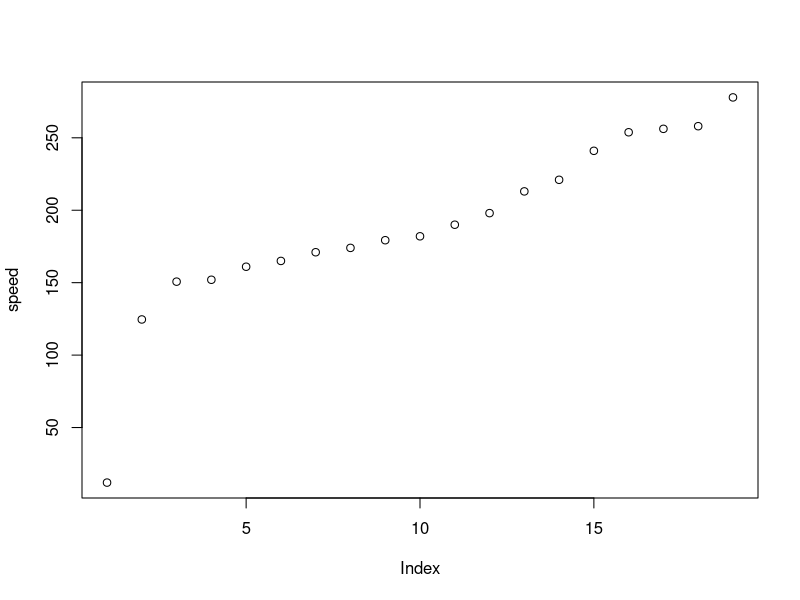
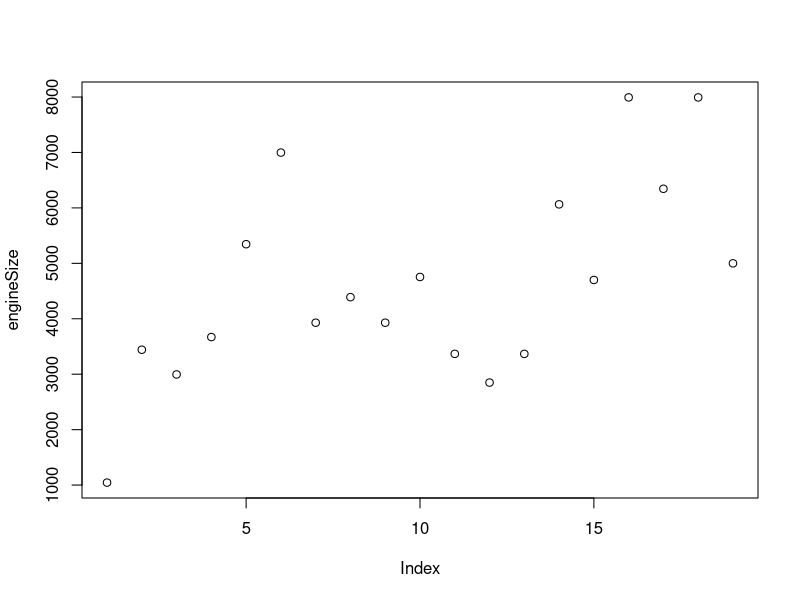
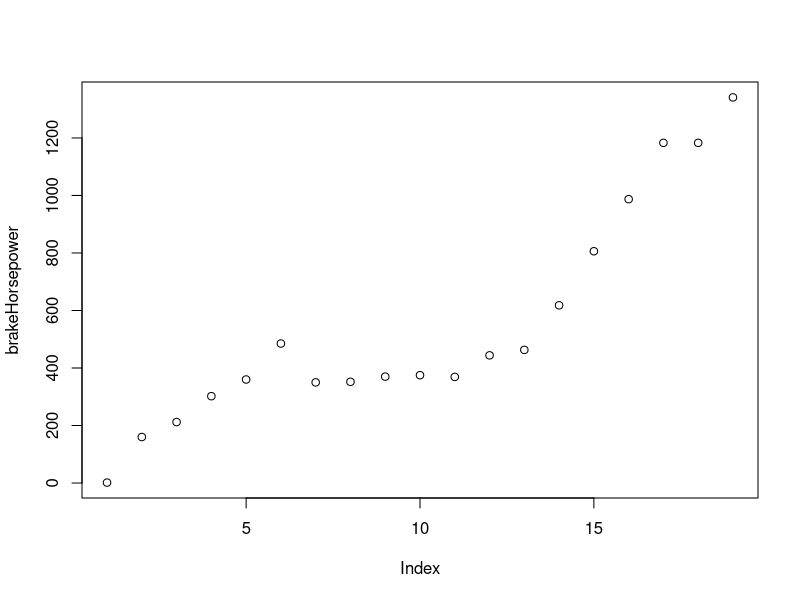
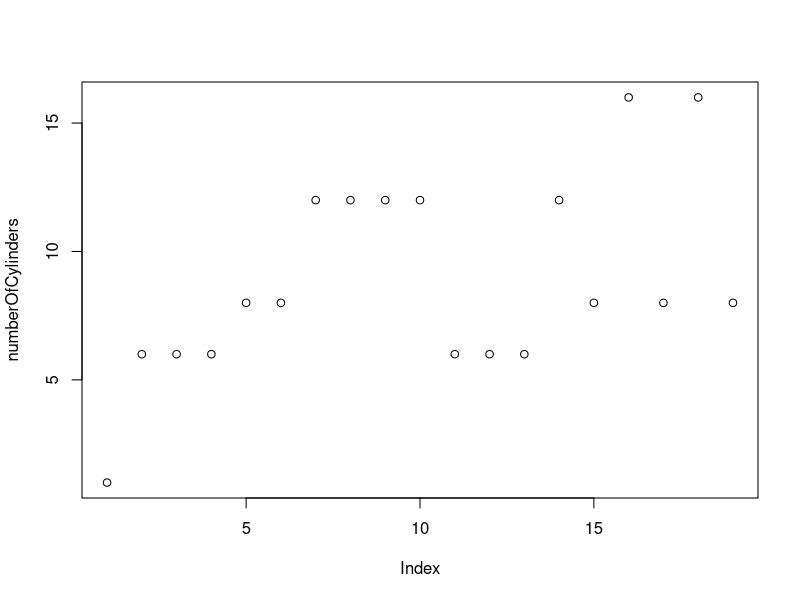
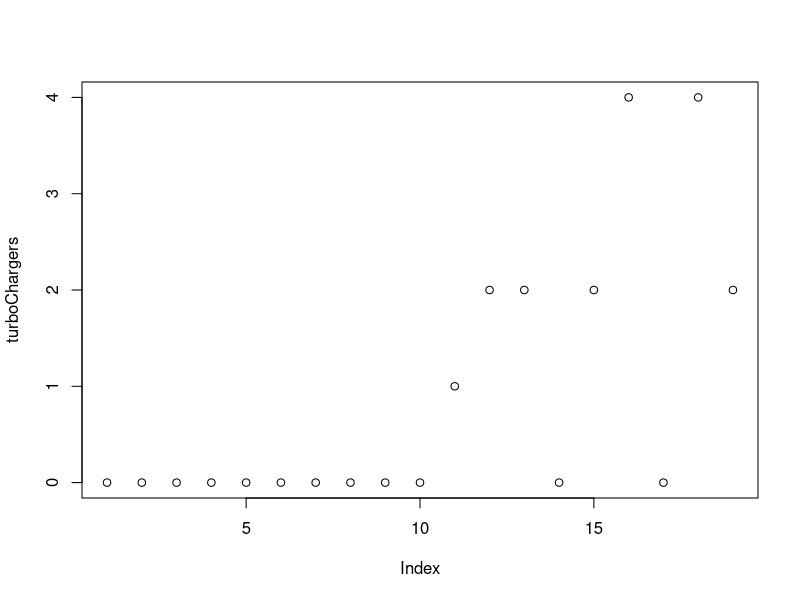
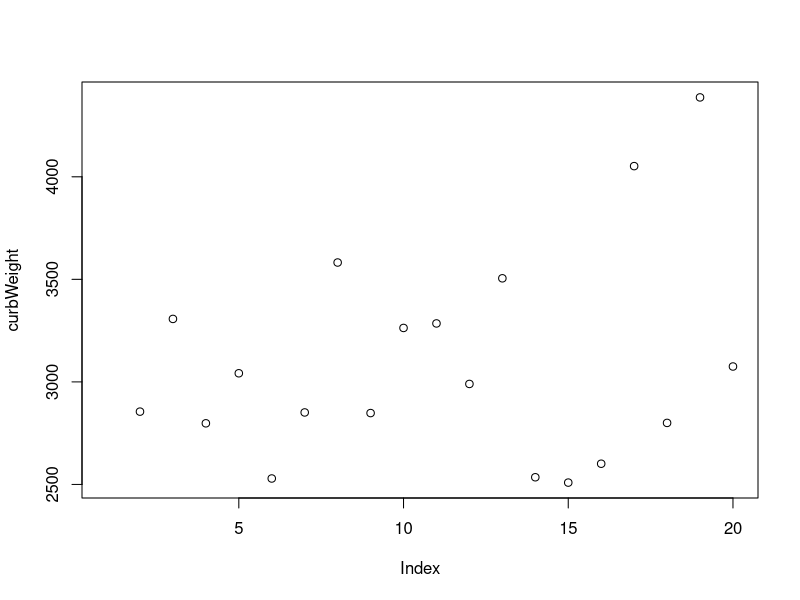
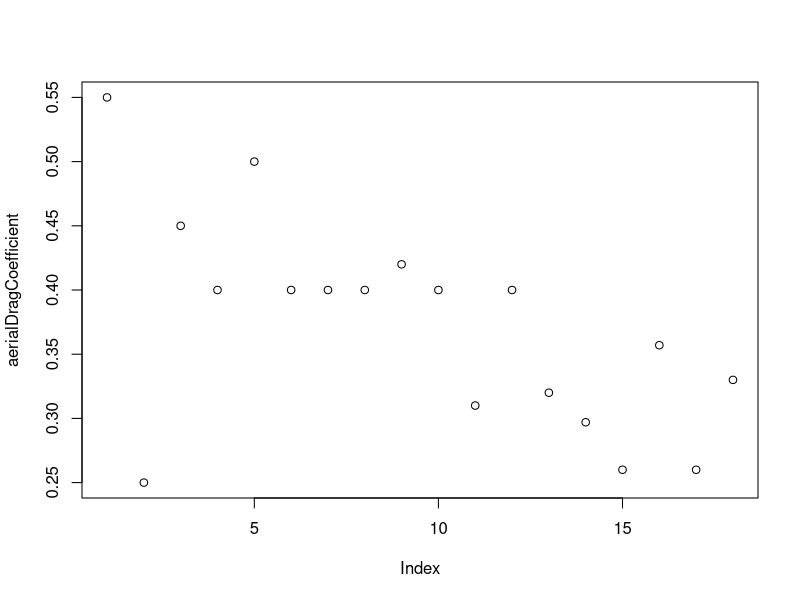

The R source for these figures, in order:
## ---- chunk 1
years <- c(1894, 1949, 1955, 1959, 1963, 1965, 1967, 1968, 1969, 1982, 1983, 1986, 1987, 1993, 2004, 2005, 2007, 2010, 2017)


makeModel <- c("Benz Velo", "Jaguar XK120", "Mercedes-Benz 300SL", "Aston Martin DB4 GT", "Iso Grifo GL 365", "AC Cobra Mk III 427", "Lamborghini Miura P400", "Ferrari 365 GTB/4 Daytona", "Lamborghini Miura P400S", "Lamborghini Countach LP500 S", "Ruf BTR", "Porsche 959", "Ruf CTR", "McLaren F1", "Koenigsegg CCR", "Bugatti Veyron EB 16.4", "SSC Ultimate Aero TT", "Bugatti Veyron 16.4 Super Sport", "Koenigsegg Agera RS")


speed <- c(12, 124.6, 150.7, 152, 161, 165, 171, 174, 179.3, 182, 190, 198, 213, 221, 241.009, 253.81, 256.18, 258, 277.87)
plot(speed)


engineSize <- c(1045, 3442, 2996, 3670, 5345, 6998, 3929, 4390, 3929, 4754, 3367, 2849, 3367, 6064, 4700, 7993, 6345, 7993, 5000)
plot(engineSize)


brakeHorsepower <- c(1.5, 160, 212, 302, 360, 485, 350, 352, 370, 375, 369, 444, 463, 618, 806, 987, 1183, 1183, 1341)
plot(brakeHorsepower)


numberOfCylinders <- c(1, 6, 6, 6, 8, 8, 12, 12, 12, 12, 6, 6, 6, 12, 8, 16, 8, 16, 8)
plot(numberOfCylinders)


turboChargers <- c(0, 0, 0, 0, 0, 0, 0, 0, 0, 0, 1, 2, 2, 0, 2, 4, 0, 4, 2)
plot(turboChargers)


curbWeight <- c(NA, 2855, 3307, 2798, 3042, 2529, 2851, 3582, 2848, 3263, 3285, 2990, 3505, 2535, 2509, 2601, 4052, 2800, 4387, 3075)
plot(curbWeight)


transmission <- c("auto", "auto", "auto", "auto", "manual", "manual", "manual", "manual", "manual", "manual", "manual", "manual", "manual", "manual", "manual", "dct", "auto", "dct", "dct")
table(makeModel, transmission)

aerialDragCoefficient <- c(NULL, 0.55, 0.25, 0.45, 0.40, 0.5, 0.4, 0.4, 0.4, 0.42, 0.4, 0.31, 0.4, 0.32, 0.297, 0.26, 0.357, 0.26, 0.33)
plot(aerialDragCoefficient)
